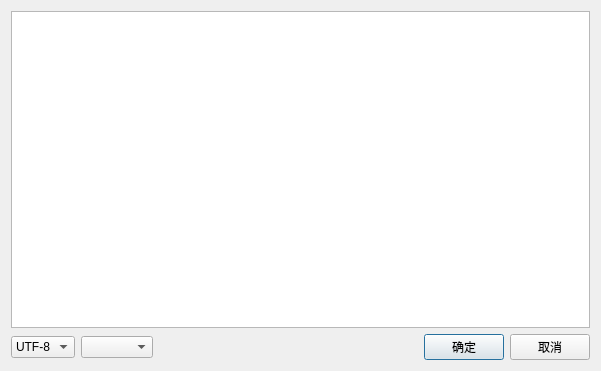
<?xml version="1.0" encoding="UTF-8"?>
<ui version="4.0">
 <class>w_sys_manage_basicdataimport_preview</class>
 <widget class="QDialog" name="w_sys_manage_basicdataimport_preview">
  <property name="geometry">
   <rect>
    <x>0</x>
    <y>0</y>
    <width>601</width>
    <height>371</height>
   </rect>
  </property>
  <property name="windowTitle">
   <string>Dialog</string>
  </property>
  <layout class="QVBoxLayout" name="verticalLayout">
   <item>
    <widget class="QTableView" name="tableView"/>
   </item>
   <item>
    <layout class="QHBoxLayout" name="horizontalLayout">
     <item>
      <widget class="lds_ComboBox" name="comboBox_codec">
       <item>
        <property name="text">
         <string>UTF-8</string>
        </property>
       </item>
       <item>
        <property name="text">
         <string>GBK</string>
        </property>
       </item>
      </widget>
     </item>
     <item>
      <widget class="lds_ComboBox" name="comboBox"/>
     </item>
     <item>
      <spacer name="horizontalSpacer">
       <property name="orientation">
        <enum>Qt::Horizontal</enum>
       </property>
       <property name="sizeHint" stdset="0">
        <size>
         <width>40</width>
         <height>20</height>
        </size>
       </property>
      </spacer>
     </item>
     <item>
      <widget class="QPushButton" name="pushButton_ok">
       <property name="text">
        <string>确定</string>
       </property>
      </widget>
     </item>
     <item>
      <widget class="QPushButton" name="pushButton_cancel">
       <property name="text">
        <string>取消</string>
       </property>
      </widget>
     </item>
    </layout>
   </item>
  </layout>
 </widget>
 <customwidgets>
  <customwidget>
   <class>lds_ComboBox</class>
   <extends>QComboBox</extends>
   <header>lds_combobox.h</header>
  </customwidget>
 </customwidgets>
 <resources/>
 <connections/>
</ui>
